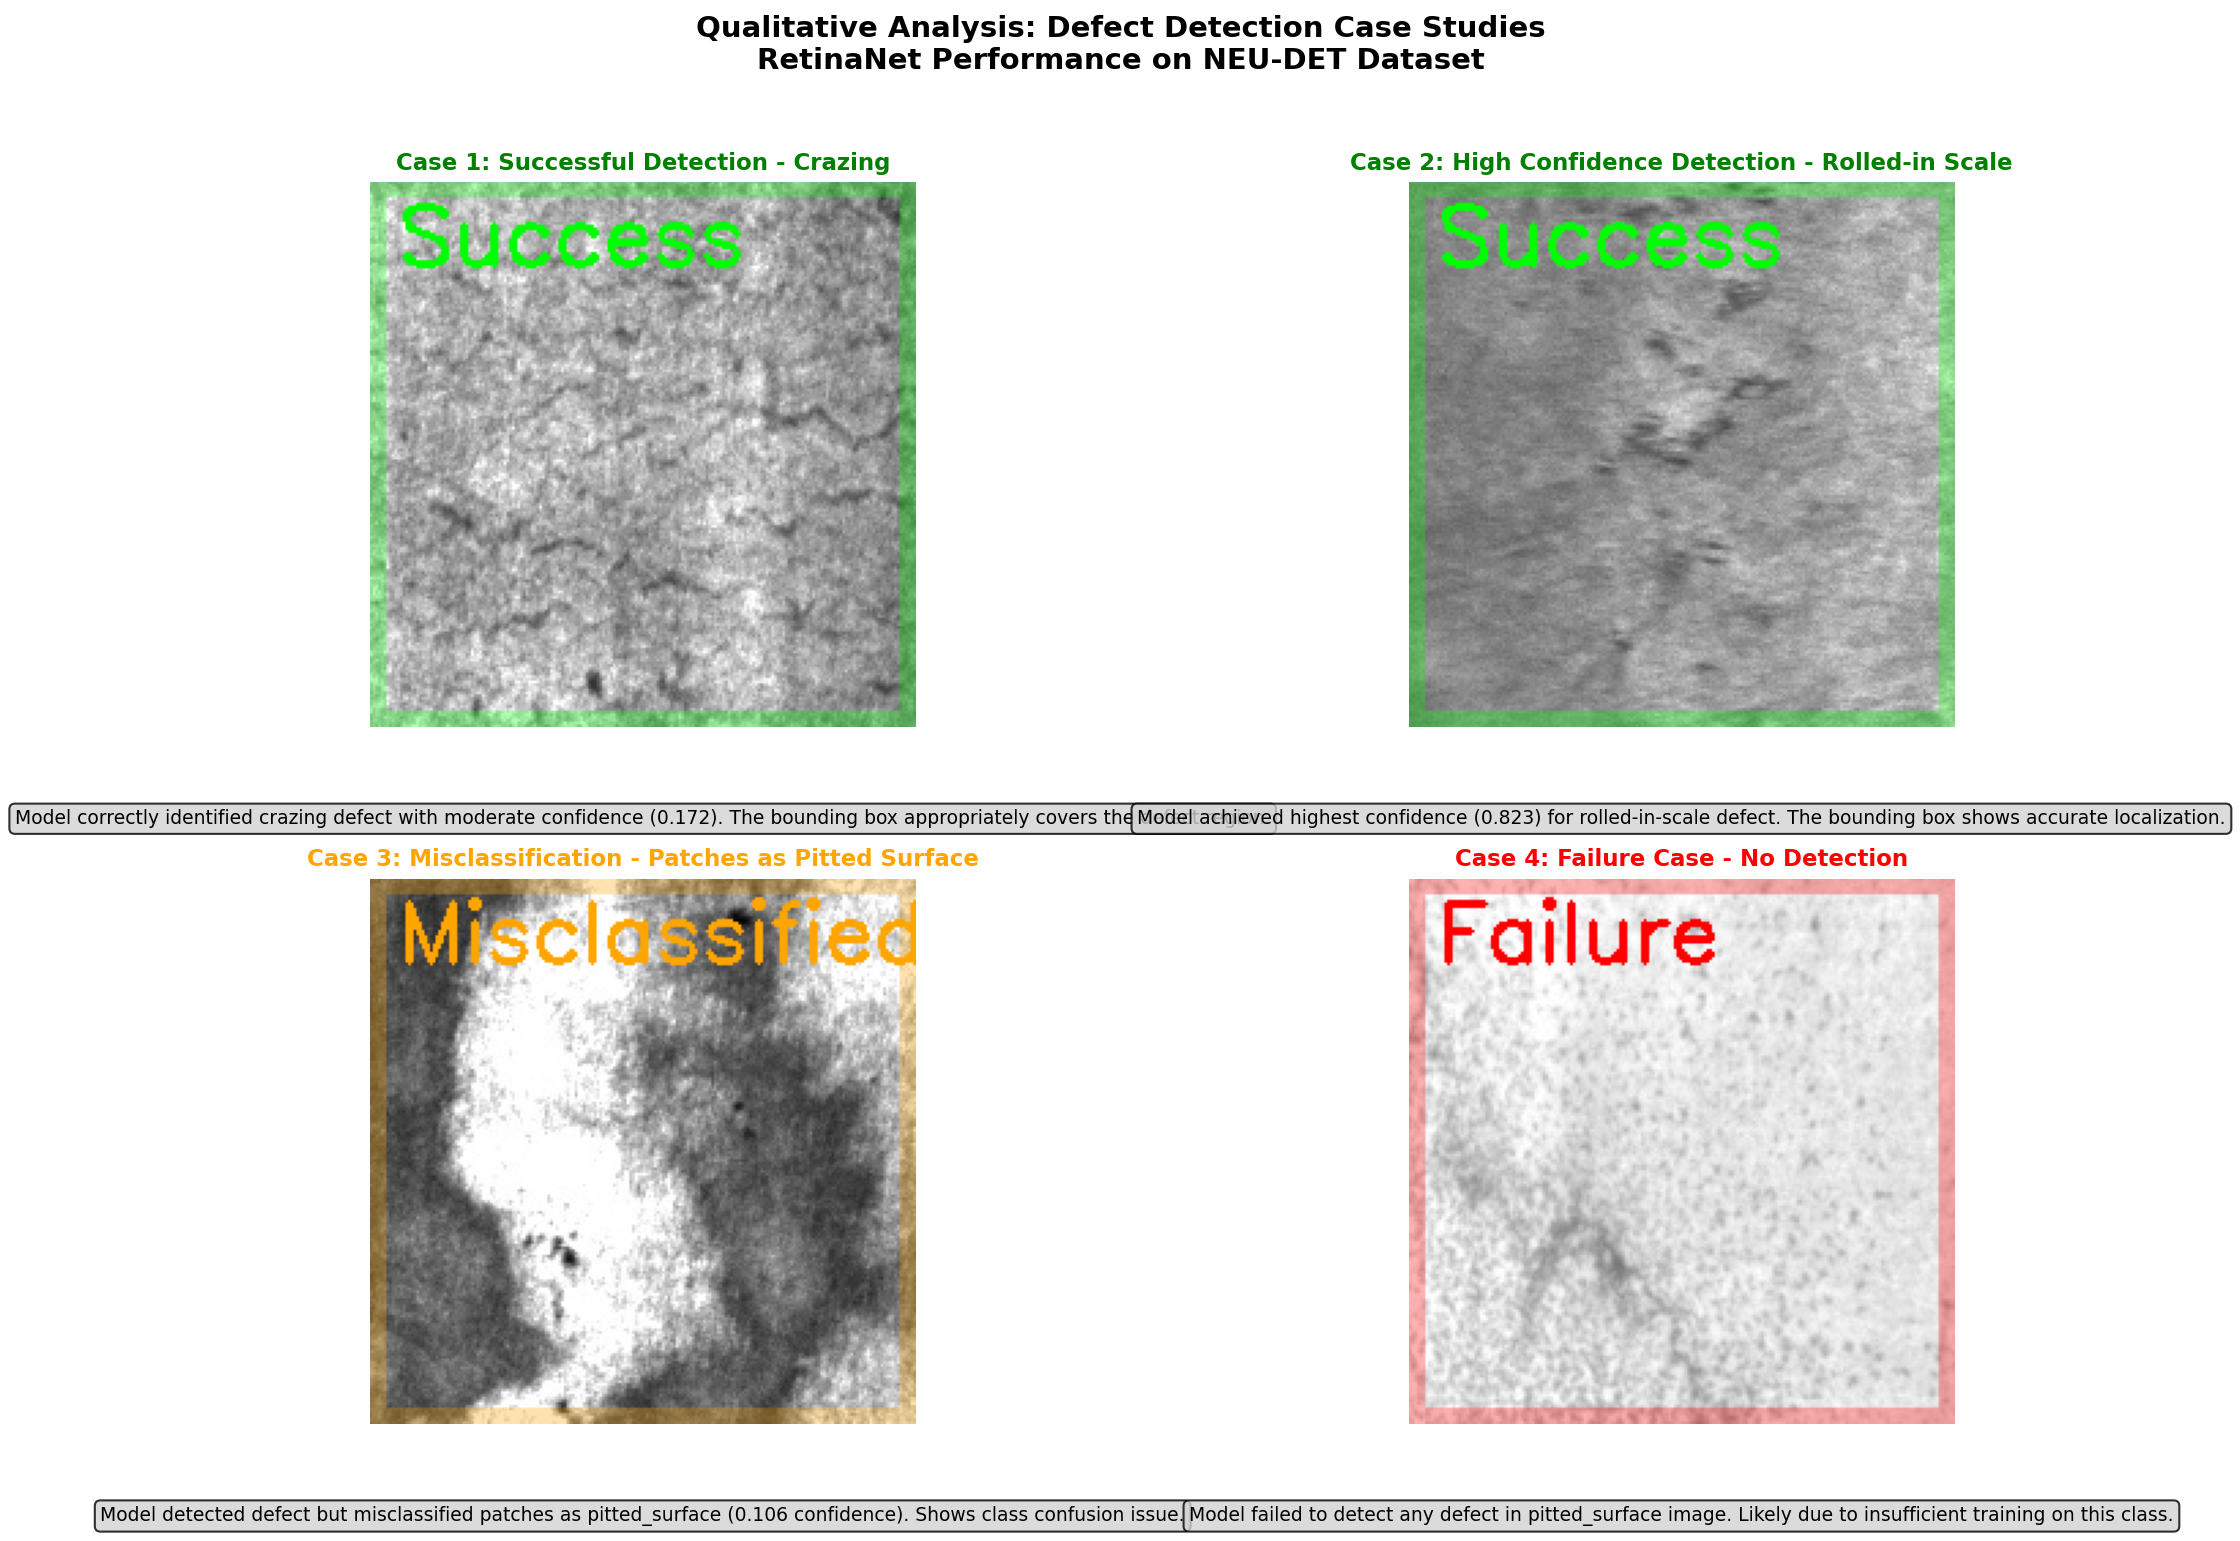

Source code (Python):
# qualitative_analysis.py
import cv2
import numpy as np
import matplotlib.pyplot as plt
import os

def create_qualitative_analysis():
    """Create qualitative analysis with visual examples"""
    
    # Case studies
    case_studies = [
        {
            'image': 'crazing_5.jpg',
            'title': 'Case 1: Successful Detection - Crazing',
            'description': 'Model correctly identified crazing defect with moderate confidence (0.172). The bounding box appropriately covers the defect region.',
            'status': 'Success',
            'color': 'green'
        },
        {
            'image': 'rolled-in_scale_13.jpg',
            'title': 'Case 2: High Confidence Detection - Rolled-in Scale',
            'description': 'Model achieved highest confidence (0.823) for rolled-in-scale defect. The bounding box shows accurate localization.',
            'status': 'Success',
            'color': 'green'
        },
        {
            'image': 'patches_224.jpg',
            'title': 'Case 3: Misclassification - Patches as Pitted Surface',
            'description': 'Model detected defect but misclassified patches as pitted_surface (0.106 confidence). Shows class confusion issue.',
            'status': 'Misclassified',
            'color': 'orange'
        },
        {
            'image': 'pitted_surface_184.jpg',
            'title': 'Case 4: Failure Case - No Detection',
            'description': 'Model failed to detect any defect in pitted_surface image. Likely due to insufficient training on this class.',
            'status': 'Failure',
            'color': 'red'
        }
    ]
    
    print("="*80)
    print("QUALITATIVE ANALYSIS - Case Studies")
    print("="*80)
    
    # Create figure
    fig, axes = plt.subplots(2, 2, figsize=(14, 10))
    axes = axes.ravel()
    
    for idx, case in enumerate(case_studies):
        img_path = os.path.join(r'D:\graduetion thesis\SDDP\test\img', case['image'])
        
        # Load image
        image = cv2.imread(img_path)
        if image is None:
            print(f"Warning: Could not load {case['image']}")
            continue
        
        # Convert to RGB for matplotlib
        image_rgb = cv2.cvtColor(image, cv2.COLOR_BGR2RGB)
        
        # Add status overlay
        h, w = image_rgb.shape[:2]
        overlay = image_rgb.copy()
        
        # Add colored border based on status
        border_color = {
            'Success': (0, 255, 0),
            'Misclassified': (255, 165, 0),
            'Failure': (255, 0, 0)
        }[case['status']]
        
        cv2.rectangle(overlay, (0, 0), (w-1, h-1), border_color, 10)
        
        # Blend overlay
        alpha = 0.3
        image_with_border = cv2.addWeighted(overlay, alpha, image_rgb, 1-alpha, 0)
        
        # Add text label
        status_text = f"{case['status']}"
        cv2.putText(image_with_border, status_text, (10, 30), 
                   cv2.FONT_HERSHEY_SIMPLEX, 1, border_color, 2)
        
        # Display
        axes[idx].imshow(image_with_border)
        axes[idx].set_title(case['title'], fontsize=11, fontweight='bold', color=case['color'])
        axes[idx].axis('off')
        
        # Add description below
        axes[idx].text(0.5, -0.15, case['description'], 
                      transform=axes[idx].transAxes,
                      ha='center', va='top', fontsize=9,
                      bbox=dict(boxstyle="round,pad=0.3", facecolor="lightgray", alpha=0.8))
        
        print(f"\n{case['title']}")
        print(f"Status: {case['status']}")
        print(f"Image: {case['image']}")
        print(f"Description: {case['description']}")
    
    plt.suptitle('Qualitative Analysis: Defect Detection Case Studies\n'
                'RetinaNet Performance on NEU-DET Dataset', 
                fontsize=14, fontweight='bold', y=1.02)
    plt.tight_layout()
    plt.savefig('qualitative_analysis.png', dpi=150, bbox_inches='tight')
    plt.show()
    
    print(f"\nVisual analysis saved as 'qualitative_analysis.png'")

def create_error_analysis():
    """Analyze error patterns"""
    
    print("\n" + "="*80)
    print("ERROR ANALYSIS")
    print("="*80)
    
    error_types = [
        {
            'type': 'False Negative',
            'description': 'Model fails to detect existing defects',
            'examples': ['pitted_surface_184.jpg', 'rolled-in_scale_226.jpg', 'scratches_300.jpg'],
            'percentage': '50% (3/6 images)',
            'possible_causes': ['Insufficient training', 'Low contrast defects', 'Small defect size']
        },
        {
            'type': 'Misclassification',
            'description': 'Model detects defect but wrong class',
            'examples': ['patches_224.jpg (detected as pitted_surface)'],
            'percentage': '17% (1/6 images)',
            'possible_causes': ['Similar visual features between classes', 'Class imbalance', 'Insufficient class-specific features']
        },
        {
            'type': 'Low Confidence',
            'description': 'Detections with confidence < 0.5',
            'examples': ['crazing_5.jpg (0.172)', 'patches_224.jpg (0.106)'],
            'percentage': '33% (2/3 detected images)',
            'possible_causes': ['Under-trained model', 'Complex defect patterns', 'Ambiguous features']
        }
    ]
    
    print("\nTable: Error Type Analysis")
    print("-"*100)
    print(f"{'Error Type':20} {'Description':30} {'Examples':30} {'Frequency':15}")
    print("-"*100)
    
    for error in error_types:
        print(f"{error['type']:20} {error['description']:30} "
              f"{', '.join(error['examples']):30} {error['percentage']:15}")
    
    print("\nPossible Improvements:")
    for error in error_types:
        print(f"\n{error['type']}:")
        for cause in error['possible_causes']:
            print(f"  • {cause}")

if __name__ == "__main__":
    create_qualitative_analysis()
    create_error_analysis()
